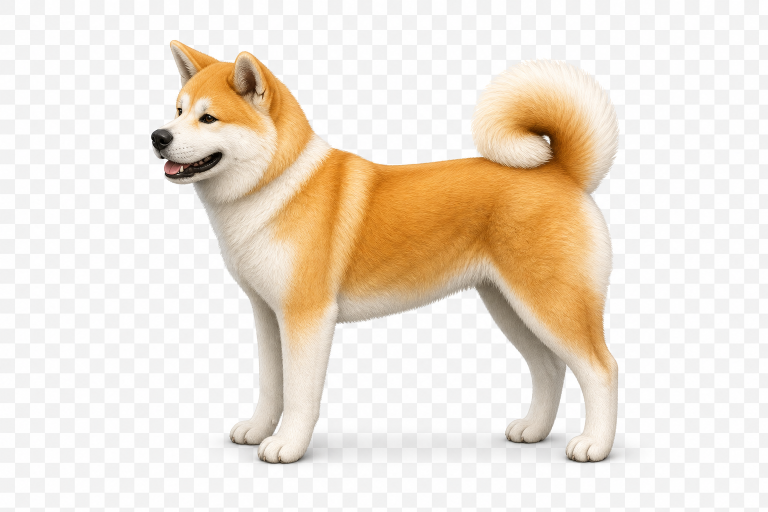
#> input picture assets/pets/akita-inu.png, 1536 x 1024 px (shown at 1/2 size)
$ python build_akita_pet.py
#> lines starting #> are read from the running program, lines starting #| are printed output that depends on the picture
from __future__ import annotations

import json
import math
from collections import deque
from pathlib import Path

from PIL import Image, ImageOps


ROOT = Path(__file__).resolve().parents[1]
SOURCE = ROOT / "assets" / "pets" / "akita-inu.png"
PACKAGE_DIR = Path("/mnt/c/Users/yusuk/.codex/pets/akita-inu")
CELL_W = 192
CELL_H = 208
COLS = 8
ROWS = 9
ATLAS_W = CELL_W * COLS
ATLAS_H = CELL_H * ROWS


def color_distance(a: tuple[int, int, int], b: tuple[int, int, int]) -> float:
    return math.sqrt(sum((int(x) - int(y)) ** 2 for x, y in zip(a, b)))


def remove_connected_background(image: Image.Image, tolerance: float = 42.0) -> Image.Image:
#> called with tolerance = 42
    rgba = image.convert("RGBA")
    px = rgba.load()
    width, height = rgba.size
#> width = 1536; height = 1024
    border_samples: list[tuple[int, int, int]] = []

    for x in range(width):
        border_samples.append(px[x, 0][:3])
        border_samples.append(px[x, height - 1][:3])
#> after the loop, border_samples = 3072 items, first 6: (239, 240, 240), (240, 239, 239), (241, 241, 242), (241, 241, 241), (241, 241, 242), (241, 242, 241)
    for y in range(height):
        border_samples.append(px[0, y][:3])
        border_samples.append(px[width - 1, y][:3])
#> after the loop, border_samples = 5120 items, first 6: (239, 240, 240), (240, 239, 239), (241, 241, 242), (241, 241, 241), (241, 241, 242), (241, 242, 241)

    bg = tuple(
        int(sum(sample[channel] for sample in border_samples) / len(border_samples))
        for channel in range(3)
    )
#> bg = (247, 247, 247)

    visited = bytearray(width * height)
    queue: deque[tuple[int, int]] = deque()

    def enqueue(x: int, y: int) -> None:
        idx = y * width + x
        if visited[idx]:
            return
        if color_distance(px[x, y][:3], bg) <= tolerance:
            visited[idx] = 1
            queue.append((x, y))

    for x in range(width):
        enqueue(x, 0)
        enqueue(x, height - 1)
    for y in range(height):
        enqueue(0, y)
        enqueue(width - 1, y)

    while queue:
        x, y = queue.popleft()
        r, g, b, _ = px[x, y]
        px[x, y] = (r, g, b, 0)
        for nx, ny in ((x - 1, y), (x + 1, y), (x, y - 1), (x, y + 1)):
            if 0 <= nx < width and 0 <= ny < height:
                enqueue(nx, ny)
#> this loop made 1156188 passes

    return rgba


def trim_and_fit(image: Image.Image) -> Image.Image:
    bbox = image.getbbox()
#> bbox = (302, 80, 1238, 930)
    if bbox is None:
        raise RuntimeError("source image became empty after background removal")

    pet = image.crop(bbox)
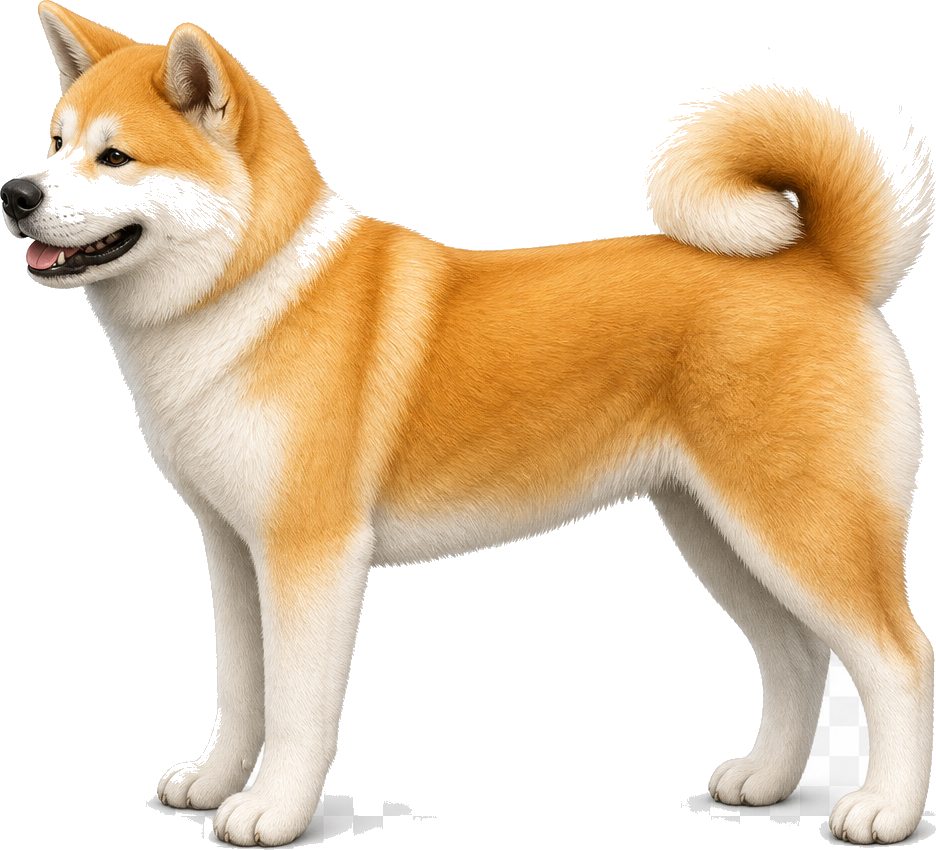
#> pet: PIL image 936x850 RGBA; mean R, G, B, A 230.1, 208.8, 182.3, 133.6; transparent parts drawn white
    pet.thumbnail((158, 178), Image.Resampling.LANCZOS)
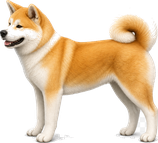
#> pet: PIL image 158x143 RGBA; mean R, G, B, A 127.2, 105.4, 78.2, 133.6; transparent parts drawn white
    return pet


def transform_for_state(base: Image.Image, row: int, col: int) -> tuple[Image.Image, int, int]:
    frame = base.copy()
    x_offset = 0
    y_offset = 0

    if row == 0:  # idle
        y_offset = [0, -1, -2, -1, 0, 1, 0, -1][col]
    elif row == 1:  # running-right
        x_offset = [-7, -5, -3, -1, 1, 3, 5, 7][col]
        y_offset = [0, -2, 0, 2, 0, -2, 0, 2][col]
    elif row == 2:  # running-left
        frame = ImageOps.mirror(frame)
        x_offset = [7, 5, 3, 1, -1, -3, -5, -7][col]
        y_offset = [0, -2, 0, 2, 0, -2, 0, 2][col]
    elif row == 3:  # waving
        y_offset = [0, -1, -2, -3, -2, -1, 0, -1][col]
    elif row == 4:  # jumping
        y_offset = [0, -8, -16, -22, -16, -8, -2, 0][col]
    elif row == 5:  # failed
        y_offset = [4, 5, 6, 6, 5, 4, 5, 6][col]
    elif row == 6:  # waiting
        x_offset = [-2, -1, 0, 1, 2, 1, 0, -1][col]
    elif row == 7:  # running
        y_offset = [0, -2, -4, -2, 0, 1, 0, -1][col]
    elif row == 8:  # review
        x_offset = [1, 2, 3, 2, 1, 0, 1, 2][col]
        y_offset = [0, 0, -1, -1, 0, 0, -1, -1][col]

    return frame, x_offset, y_offset


def main() -> None:
    if not SOURCE.exists():
        raise FileNotFoundError(SOURCE)

    cleaned = remove_connected_background(Image.open(SOURCE))
    base = trim_and_fit(cleaned)
    atlas = Image.new("RGBA", (ATLAS_W, ATLAS_H), (0, 0, 0, 0))
#> atlas: PIL image 1536x1872 RGBA; every value is 0

    for row in range(ROWS):
        for col in range(COLS):
            frame, x_offset, y_offset = transform_for_state(base, row, col)
            x = col * CELL_W + (CELL_W - frame.width) // 2 + x_offset
            y = row * CELL_H + CELL_H - frame.height - 10 + y_offset
            atlas.alpha_composite(frame, (x, y))
#> this loop made 9 passes
#> pass 3, in transform_for_state (call 17), `frame = ImageOps.mirror(frame)`:
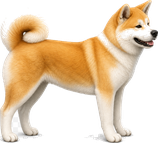
#> frame: PIL image 158x143 RGBA; mean R, G, B, A 127.2, 105.4, 78.2, 133.6; transparent parts drawn white
#> after the loop:
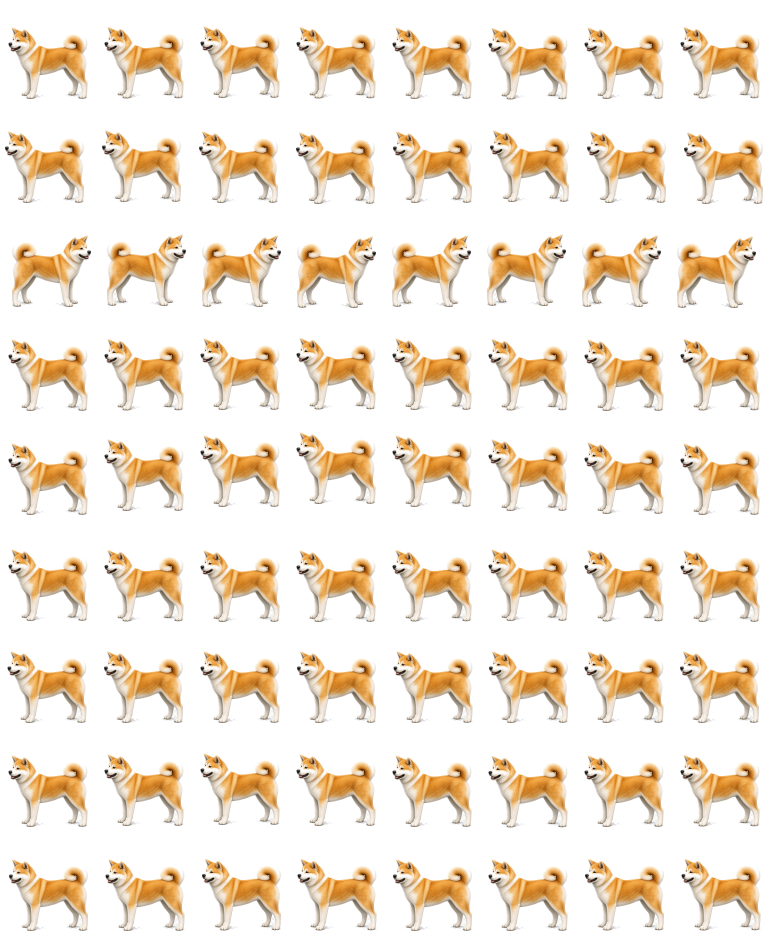
#> atlas: PIL image 1536x1872 RGBA (shown at 1/2 size); mean R, G, B, A 72, 59.6, 44.3, 75.6; transparent parts drawn white

    PACKAGE_DIR.mkdir(parents=True, exist_ok=True)
    atlas.save(PACKAGE_DIR / "spritesheet.webp", "WEBP", lossless=True, quality=100)
    atlas.save(PACKAGE_DIR / "spritesheet.png")
    (PACKAGE_DIR / "source.png").write_bytes(SOURCE.read_bytes())

    manifest = {
        "id": "akita-inu",
        "displayName": "Akita Inu",
        "description": "A friendly tan and white Akita Inu companion based on the provided reference image.",
        "spritesheetPath": "spritesheet.webp",
    }
    (PACKAGE_DIR / "pet.json").write_text(
        json.dumps(manifest, ensure_ascii=False, indent=2) + "\n",
        encoding="utf-8",
    )


if __name__ == "__main__":
    main()

$ run again, with skills/blog-article-creator/assets/math-gaussian-surface-sample.png copied over assets/pets/akita-inu.png
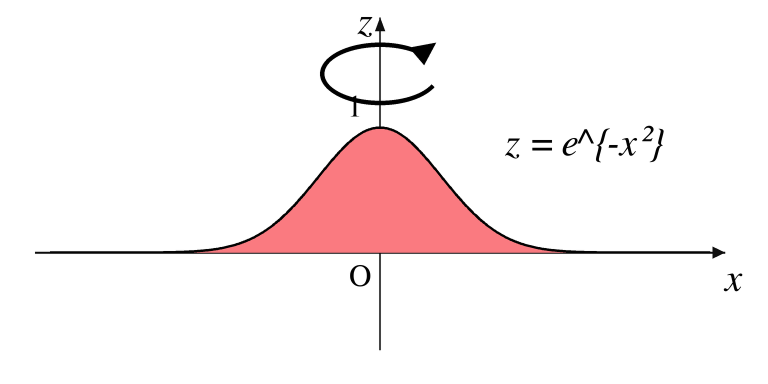
#> input picture skills/blog-article-creator/assets/math-gaussian-surface-sample.png, 1536 x 768 px (shown at 1/2 size)
#> after the loop in remove_connected_background, `for x in range(width):`: border_samples = 3072 items, first 6: (255, 255, 255), (255, 255, 255), (255, 255, 255), (255, 255, 255), (255, 255, 255), (255, 255, 255)
#> after the loop in remove_connected_background, `for y in range(height):`: border_samples = 4608 items, first 6: (255, 255, 255), (255, 255, 255), (255, 255, 255), (255, 255, 255), (255, 255, 255), (255, 255, 255)
#> bg = (255, 255, 255)
#> bbox = (70, 34, 1485, 701)
#> in trim_and_fit, `pet.thumbnail((158, 178), Image.Resampling.LANCZOS)`:
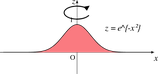
#> pet: PIL image 158x74 RGBA; mean R, G, B, A 27.9, 16.9, 17.4, 29.6; transparent parts drawn white
#> after the loop in main, `for row in range(ROWS):`:
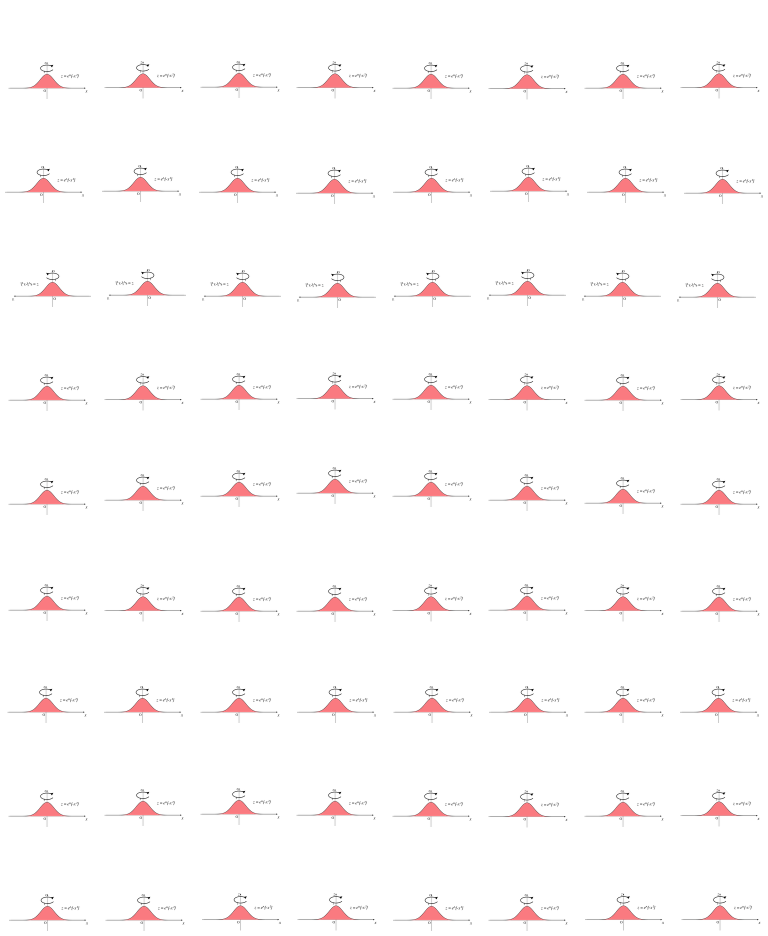
#> atlas: PIL image 1536x1872 RGBA (shown at 1/2 size); mean R, G, B, A 8.2, 4.9, 5.1, 8.7; transparent parts drawn white

$ run again, with skills/blog-article-creator/assets/readability-code-element-sample.png copied over assets/pets/akita-inu.png
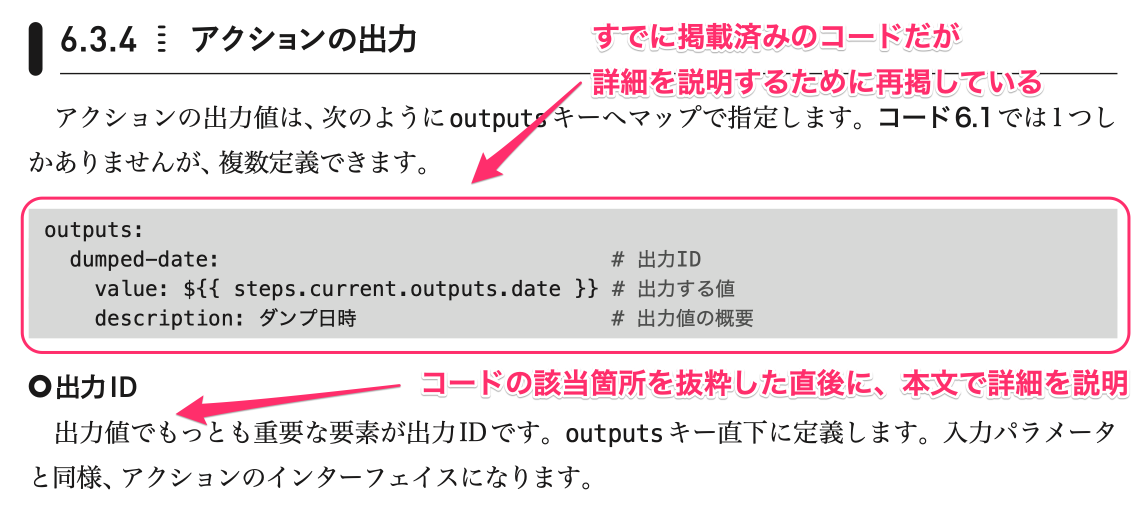
#> input picture skills/blog-article-creator/assets/readability-code-element-sample.png, 2288 x 1024 px (shown at 1/2 size)
#> after the loop in remove_connected_background, `for x in range(width):`: border_samples = 4576 items, first 6: (255, 255, 255), (255, 255, 255), (255, 255, 255), (255, 255, 255), (255, 255, 255), (255, 255, 255)
#> after the loop in remove_connected_background, `for y in range(height):`: border_samples = 6624 items, first 6: (255, 255, 255), (255, 255, 255), (255, 255, 255), (255, 255, 255), (255, 255, 255), (255, 255, 255)
#> bg = (255, 255, 255)
#> bbox = (41, 44, 2261, 979)
#> in trim_and_fit, `pet.thumbnail((158, 178), Image.Resampling.LANCZOS)`:
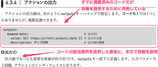
#> pet: PIL image 158x67 RGBA; mean R, G, B, A 130.6, 104.7, 112.9, 110.9; transparent parts drawn white
#> after the loop in main, `for row in range(ROWS):`:
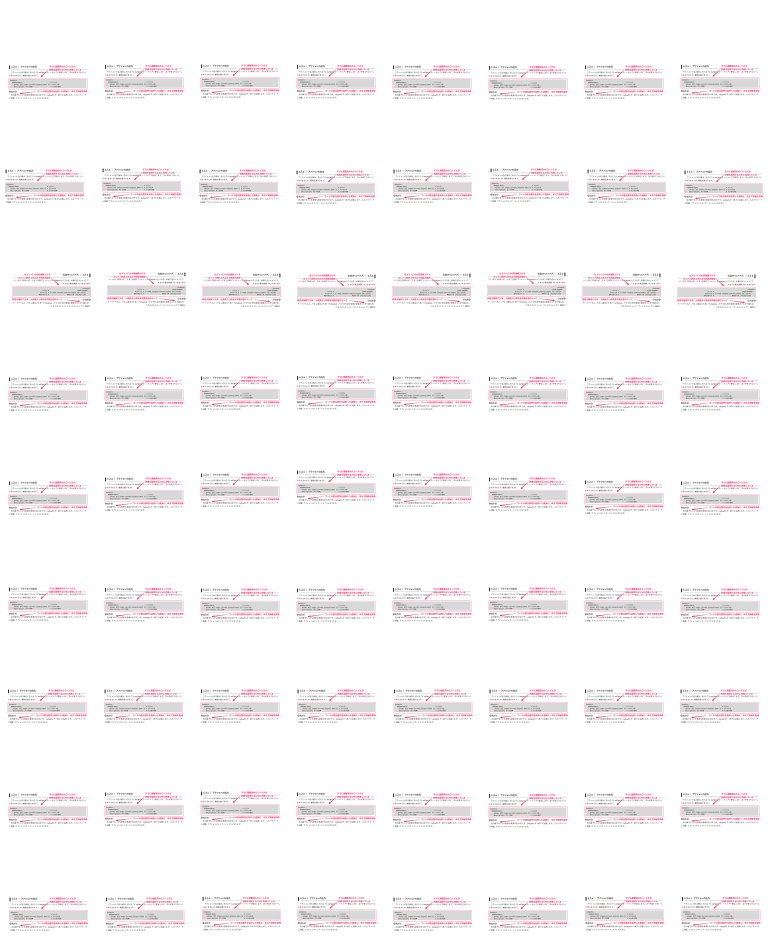
#> atlas: PIL image 1536x1872 RGBA (shown at 1/2 size); mean R, G, B, A 34.6, 27.7, 29.9, 29.4; transparent parts drawn white
